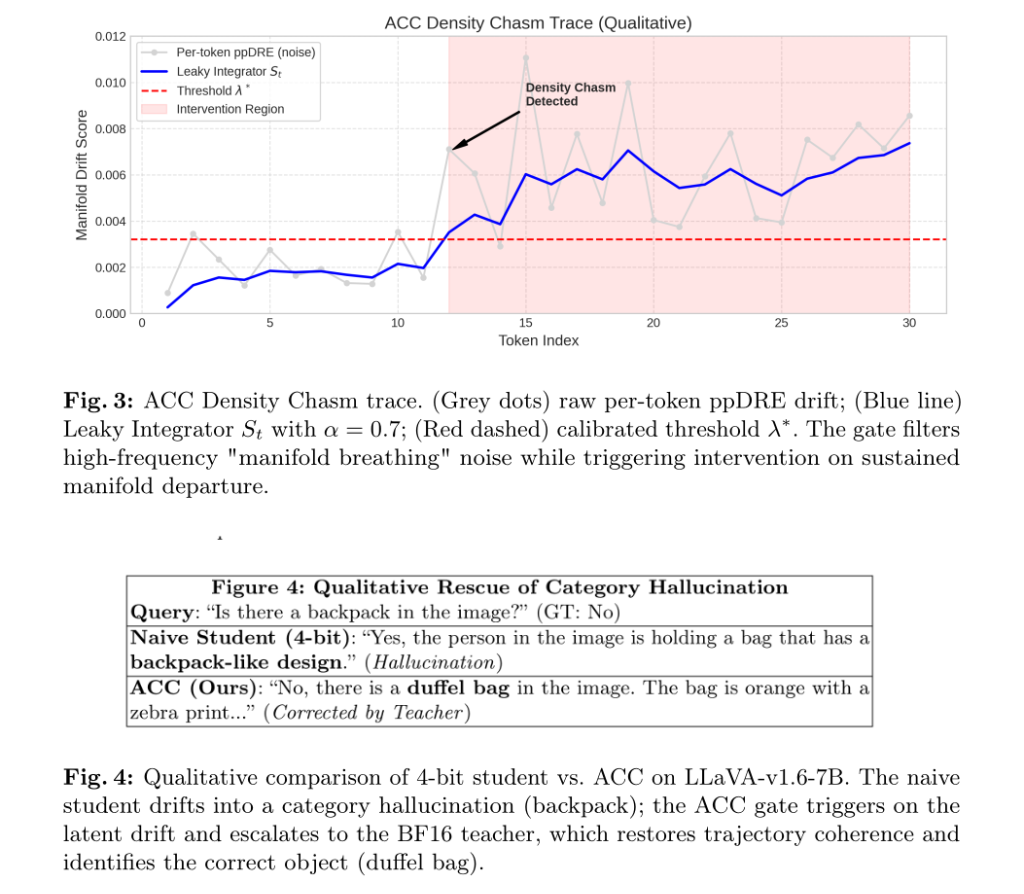
#> input picture TMLCN_LaTeX_Template/qualitative_analysis.png, 1024 x 894 px, found by its file name
$ python crop.py
#> lines starting #> are read from the running program, lines starting #| are printed output that depends on the picture
from PIL import Image
img = Image.open('/home/cse-sdpl/research/Active-Conformal-Control-Navigating-Density-Chasms-in-Quantized-Vision-Language-Systems/TMLCN_LaTeX_Template/qualitative_analysis.png')
#> img is the input picture: PIL image 1024x894 RGBA; mean R, G, B, A 244.1, 240.3, 240.9, 255
# Crop: (left, upper, right, lower)
cropped = img.crop((0, 0, 1024, 420))
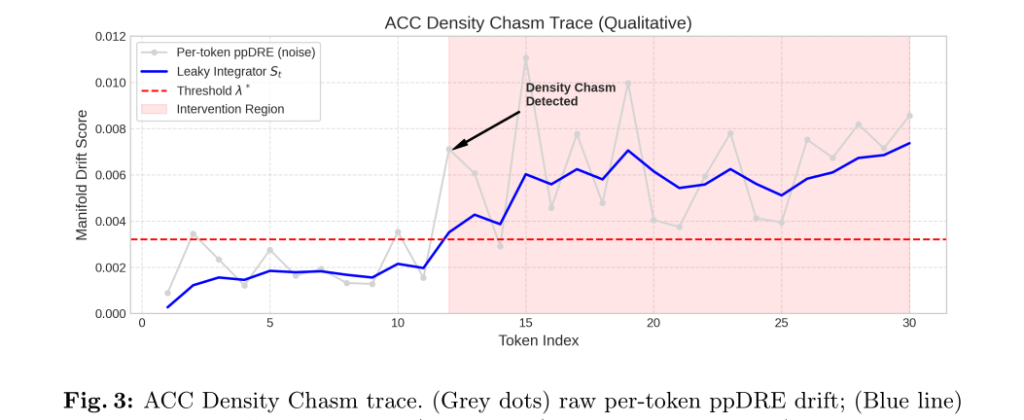
#> cropped: PIL image 1024x420 RGBA; mean R, G, B, A 248.7, 240.6, 242, 255
cropped.save('/home/cse-sdpl/research/Active-Conformal-Control-Navigating-Density-Chasms-in-Quantized-Vision-Language-Systems/TMLCN_LaTeX_Template/qualitative_chart_cropped.png')
